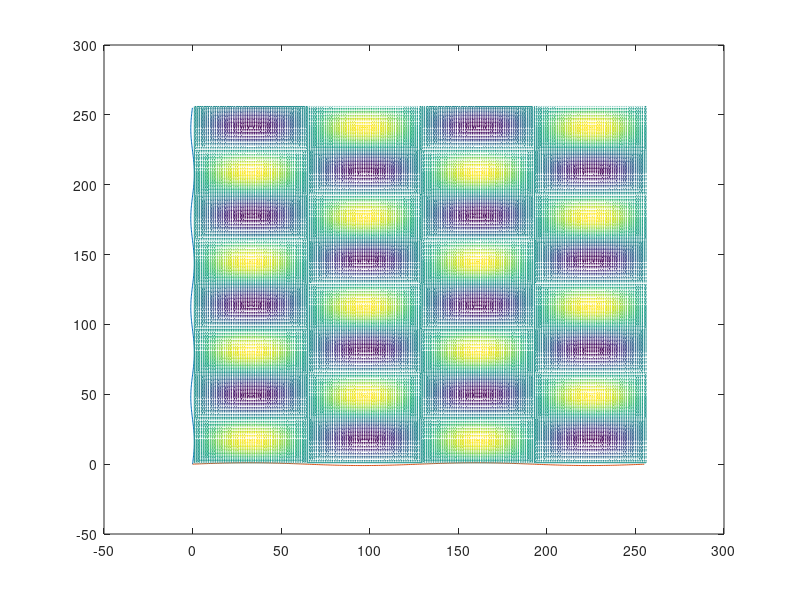

This chart was generated by the following MATLAB code:
clear all;
close all;

N = 256;
h=sin(2*pi/128*(0:N-1));
v=sin(2*pi/64*(0:N-1));
v_vertical = v(:);

plot(v_vertical,0:N-1),
hold on;
plot(0:N-1,h),

mult = v_vertical * h;
mesh(mult),



